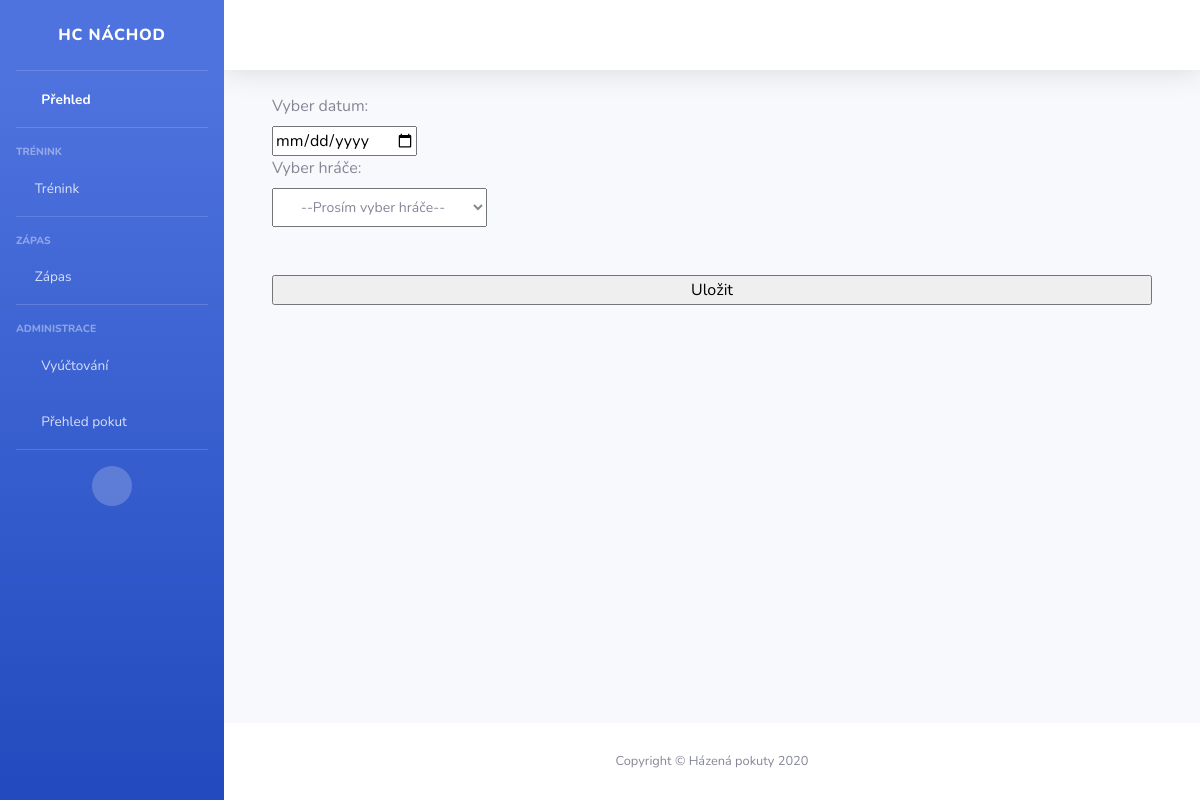
/indTraining/, run on an earlier commit of the app's database.
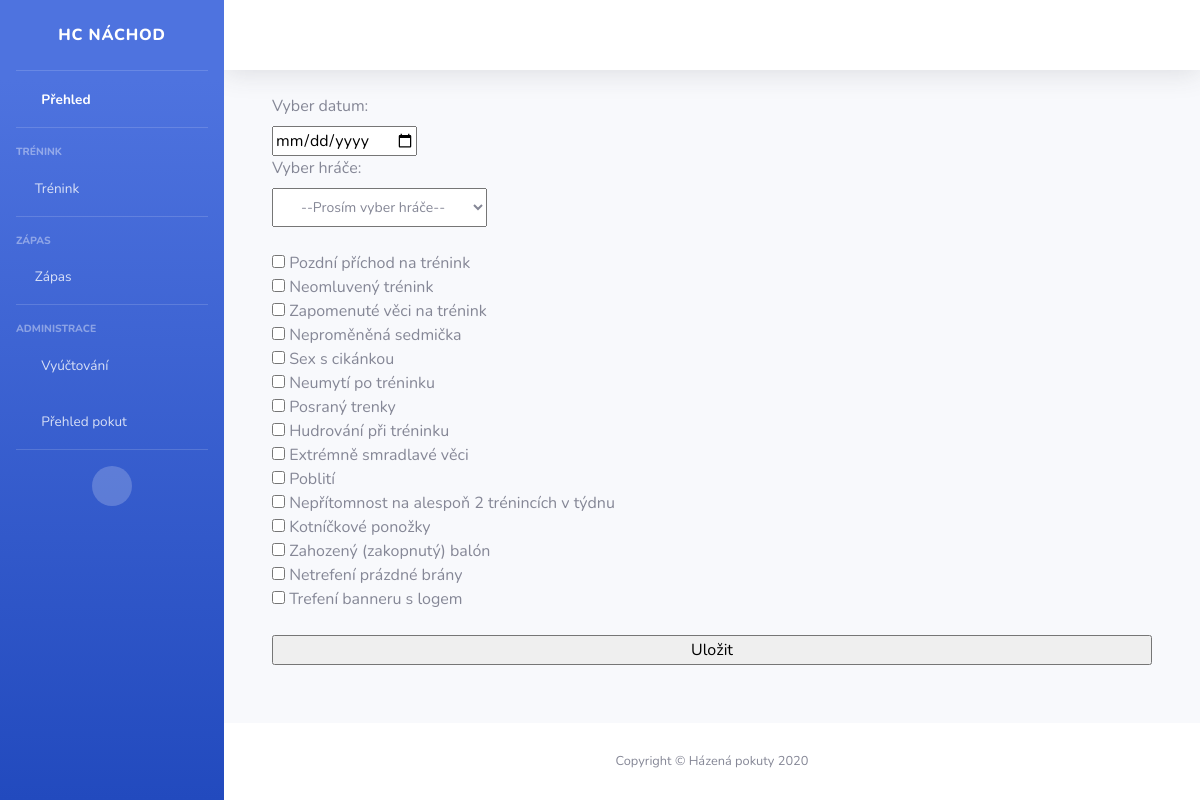
And on a later commit of the database.
### pokuty/models.py (models this page shows)
class Penalty(models.Model):
    name = models.CharField(max_length=200)
    price = models.PositiveSmallIntegerField()
    teamPenalty = models.BooleanField()
    trainingPenalty = models.BooleanField()

### pokuty/views.py (the view)
# urls.py: url(r"^indTraining/", indTraining, name="indTraining"),
def indTraining(request):
    users=CustomUser.objects.all()
    pokuty = Penalty.objects.all().filter(trainingPenalty=True).filter(teamPenalty=False)
    return render(request,"pokuty/individual.html",{'users': users, 'pokuty':pokuty})

### pokuty/templates/pokuty/individual.html (shortened to what this page needs)
{% extends 'base.html' %}
{% block content %}
<div class="container-fluid">
    <form action="{% url 'indsave' %}" method="POST">
        <label for="date">Vyber datum:</label>
        <br>
        <input type="date" id="date" name="date">
        <br>
        <label for="user">Vyber hráče:</label>
        <select class="dropdown-header" name="user" id="user" required=True>
            <option class="dropdown-item" value="">--Prosím vyber hráče--</option>
        </select>
        <br>
        {% for x in pokuty  %}
            <input class="custom-checkbox" type="checkbox" name="penalty" value={{x.id}}> {{x.name}}</input>
            <br>
        {% endfor %}
        <br>
        <input type="submit" class="btn-block" value="Uložit"/>
    </form>
</div>
 {% endblock %}

What changed in the data, as far as the page shows it:
added Penalty: name "Pozdní příchod na trénink"
added Penalty: name "Neomluvený trénink"
added Penalty: name "Zapomenuté věci na trénink"
added Penalty: name "Neproměněná sedmička"
added Penalty: name "Sex s cikánkou"
added Penalty: name "Neumytí po tréninku"
added Penalty: name "Posraný trenky"
added Penalty: name "Hudrování při tréninku"
added Penalty: name "Extrémně smradlavé věci"
added Penalty: name "Poblití"
added Penalty: name "Nepřítomnost na alespoň 2 trénincích v týdnu"
added Penalty: name "Kotníčkové ponožky"
added Penalty: name "Zahozený (zakopnutý) balón"
added Penalty: name "Netrefení prázdné brány"
added Penalty: name "Trefení banneru s logem"
